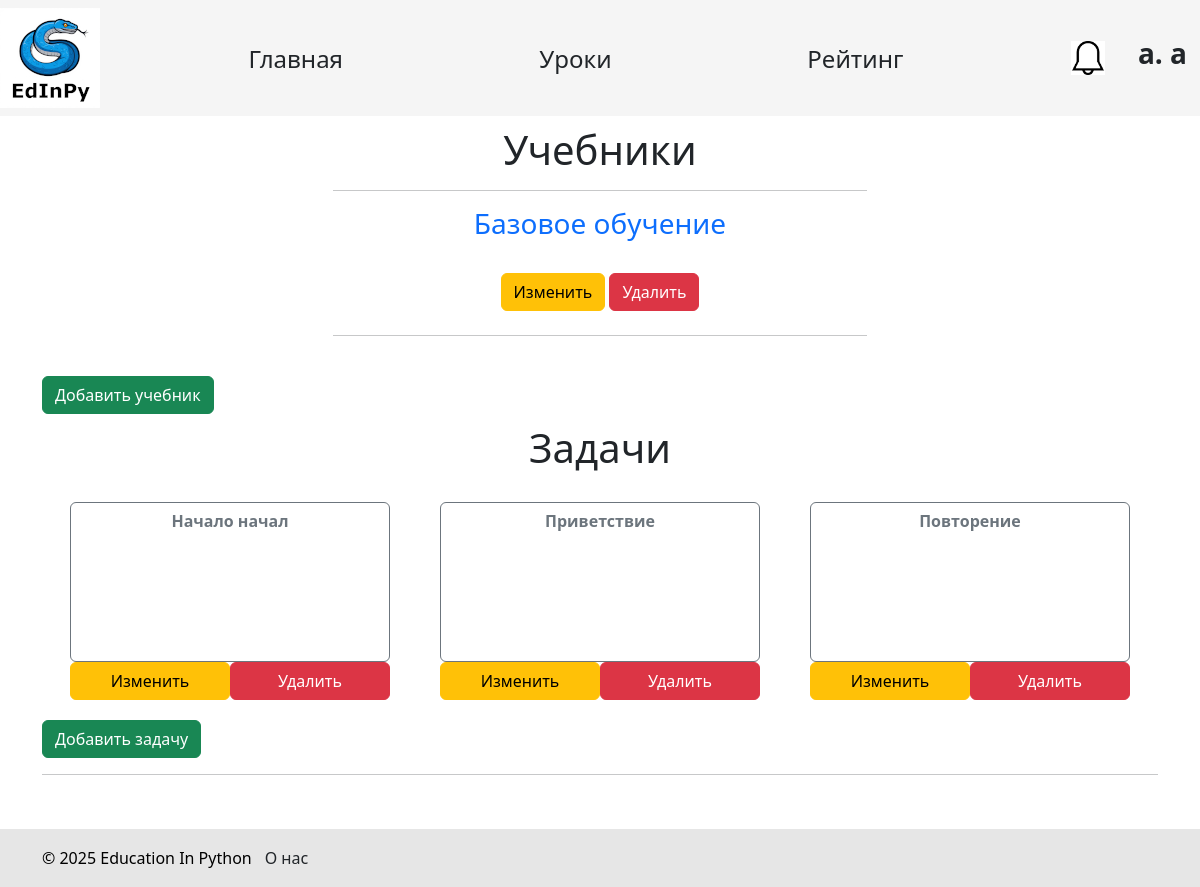
The app's page /lessons/1/tasks (signed in), older data.
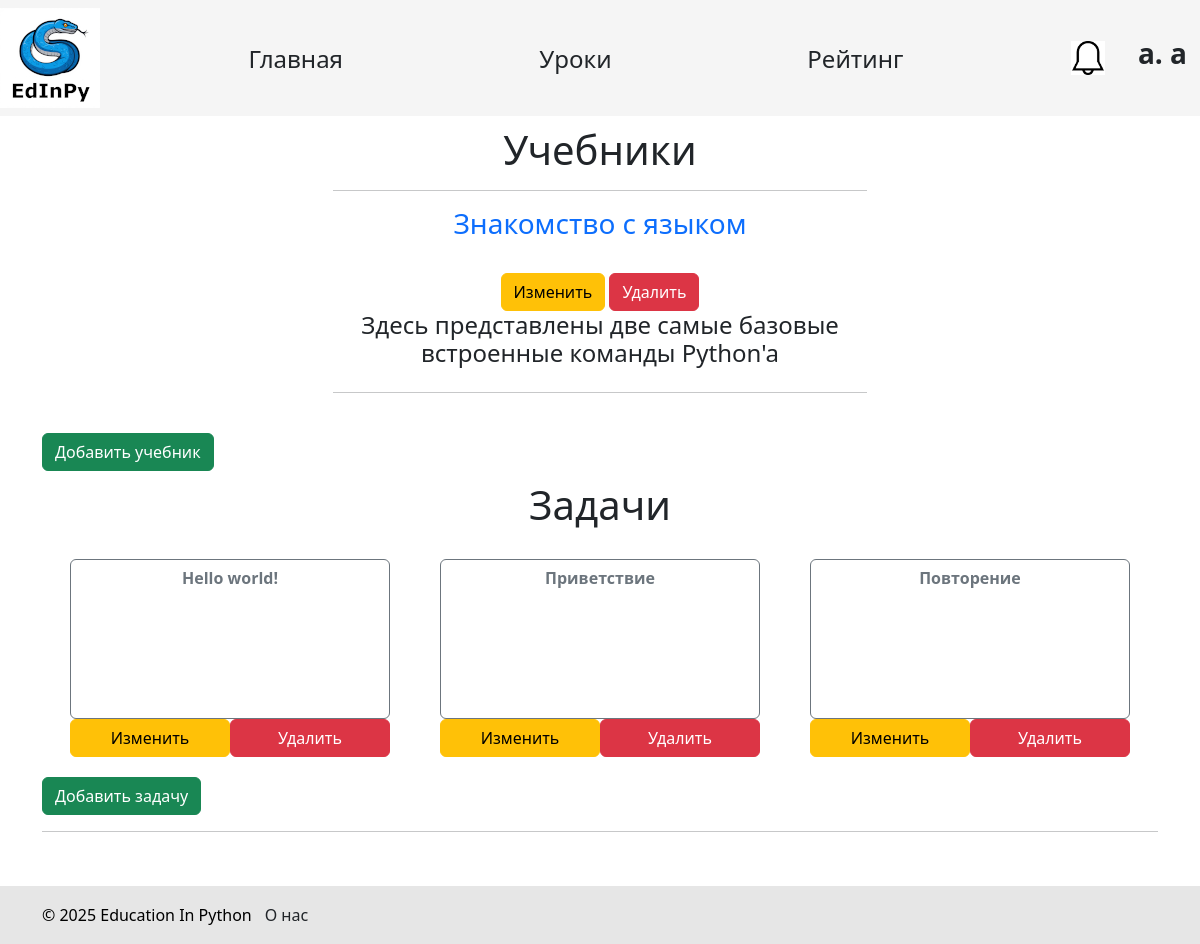
The same page, newer data.
### data/lesson_books.py (models this page shows)
class LessonBook(SqlAlchemyBase):
    __tablename__ = 'lesson_books'
    id = sqlalchemy.Column(sqlalchemy.Integer, primary_key=True, autoincrement=True)
    title = sqlalchemy.Column(sqlalchemy.String)
    description = sqlalchemy.Column(sqlalchemy.String)
    lesson_id = sqlalchemy.Column(sqlalchemy.Integer, sqlalchemy.ForeignKey("lessons.id"), nullable=False)
    paragraphs = orm.relationship('LessonBookParagraph', backref='lesson_books', passive_deletes=True)

### data/tasks.py (models this page shows)
class Task(SqlAlchemyBase, SerializerMixin):
    __tablename__ = 'tasks'
    id = sqlalchemy.Column(sqlalchemy.Integer, primary_key=True, autoincrement=True)
    title = sqlalchemy.Column(sqlalchemy.String)
    condition = sqlalchemy.Column(sqlalchemy.String)
    examples = sqlalchemy.Column(sqlalchemy.String, nullable=True)
    less_id = sqlalchemy.Column(sqlalchemy.Integer, sqlalchemy.ForeignKey('lessons.id'))
    lesson = orm.relationship("Lesson", back_populates='task')
    solution = orm.relationship('Solution', back_populates='task')

### main.py (the view)
@app.route("/lessons/<int:lesson_id>/tasks")
def show_lesson(lesson_id):
    with db_session.create_session() as db_sess:
        lesson = db_sess.query(Lesson).filter(Lesson.id == lesson_id).first()  # получение урока
        tasks = db_sess.query(Task).filter(Task.less_id == lesson_id).all()  # получение задач
        return render_template(f'lesson.html', lesson=lesson, tasks=tasks)  # отображение урока и его задач

### data/db_session.py (called while the page is built)
def create_session() -> Session:
    global __factory
    return __factory()

### main.py (called while the page is built)
@login_manager.user_loader
def load_user(id):
    try:
        id, cl = id.split("|")
        if cl not in USER_CLASSES:
            raise Exception
        with db_session.create_session() as db_sess:
            return Session.get(entity=USER_CLASSES[cl], ident=id, self=db_sess)  # создание сессии
    except Exception:
        return None

### templates/lesson.html
{% extends "base.html" %} {% block content %}
<link rel="stylesheet" href="../../static/css/style.css" />
<link rel="stylesheet" href="../../static/css/base.css" />
<link rel="stylesheet" href="../../static/css/lesson.css" />
<form action="">
  {% if lesson.books %}
  <h1>Учебники</h1>
  <div class="container w-50">
    <hr />
    <div class="books">
      {% for book in lesson.books %}
      <div class="row">
        <div class="col text-center">
          <a href="/books/{{ book.id }}" class="book_title"
            ><h3>{{ book.title }}</h3></a
          >
          <br />
          {% if current_user.__class__.__name__ == 'Admin' %}
          <div class="admin_book_buttons">
            <a href="/books/edit/{{ book.id }}" class="btn btn-warning"
              >Изменить</a
            >
            <a href="/books/delete/{{ book.id }}" class="btn btn-danger"
              >Удалить</a
            >
            {% endif %}
          </div>
          <div class="col text-left">
            <h4>{{ book.description }}</h4>
          </div>
        </div>
      </div>
    </div>
    <hr />
    {% endfor %}
  </div>
  {% endif %}
  <br />
  {% if current_user.__class__.__name__ == 'Admin' %}
  <div class="admin_book_add">
    <a href="/lessons/{{ lesson.id }}/books/add" class="btn btn-success"
      >Добавить учебник</a
    >
  </div>
  {% endif %}
  <h1>Задачи</h1>
  <div class="tasks">
    {% for task in tasks %}
    <div class="task">
      <a
        href="/lessons/{{ lesson.id }}/tasks/{{ task.id }}"
        type="button"
        class="btn btn-outline-secondary task"
        >{{ task.title }}</a
      >
      {% if current_user.__class__.__name__ == 'Admin' %}
      <div class="admin_task_buttons">
        <a
          href="/lessons/{{ lesson.id }}/tasks/edit/{{ task.id }}"
          class="btn btn-warning"
          >Изменить</a
        >
        <a
          href="/lessons/{{ lesson.id }}/tasks/delete/{{ task.id }}"
          class="btn btn-danger"
          >Удалить</a
        >
      </div>
      {% endif %}
    </div>
    {% endfor %}
  </div>
  {% if current_user.__class__.__name__ == 'Admin' %}
  <div class="admin_task_add">
    <a href="/lessons/{{ lesson.id }}/tasks/add" class="btn btn-success"
      >Добавить задачу</a
    >
  </div>
  {% endif %}
  <hr />
</form>
{% endblock %}

Row changes from the older to the newer data that the page shows:
changed LessonBook: title "Базовое обучение" → "Знакомство с языком"; description (not shown) → "Здесь представлены две самые базовые встроенные команды Python'a"
changed Task: title "Начало начал" → "Hello world!"
